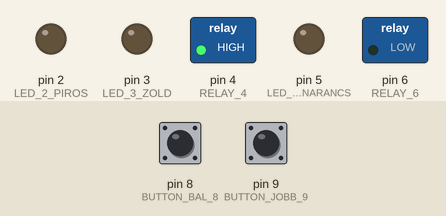
The sketch below on a simulated Arduino Nano, built with avr-gcc and run on an emulated ATmega328P. Parts: switched loads named in the sketch (green lamp = pin HIGH), output pins drawn as LEDs (lit = HIGH). The test bench sets the inputs (shaded band); at power-on: pin 8 (BUTTON_BAL_8) LOW, pin 9 (BUTTON_JOBB_9) LOW.

Above: at 1.2 s.
1.3 s: pin 8 (BUTTON_BAL_8) pulled HIGH for 0.15 s
At 2.3 s:
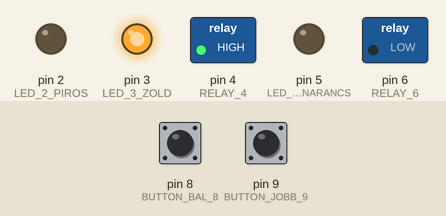
4.4 s: pin 9 (BUTTON_JOBB_9) pulled HIGH for 3.2 s
At 6.9 s:
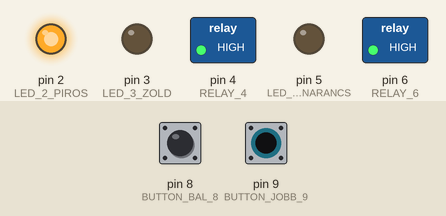
9.1 s: pin 8 (BUTTON_BAL_8) pulled HIGH for 1 s
At 14.22 s:
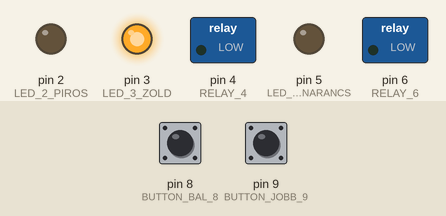
Timing chart, 0 to 15.9 s (numbered marks = the images above; inputs shaded):
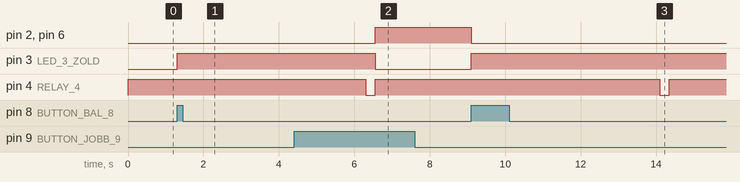

Measured:
- after the input at 1.3 s, pin 3 (LED_3_ZOLD): LOW → HIGH at once
- after the input at 4.4 s, pin 2 (LED_2_PIROS), pin 6 (RELAY_6): LOW → HIGH after 2.2 s; pin 3 (LED_3_ZOLD): HIGH → LOW after 2.2 s
- after the input at 9.1 s, pin 2 (LED_2_PIROS), pin 6 (RELAY_6): HIGH → LOW at once; pin 3 (LED_3_ZOLD): LOW → HIGH at once; pin 4 (RELAY_4): HIGH → LOW after 5.0 s, → HIGH 0.25 s later

The sketch:

Arduino_Nano_Uniqe_control_of_Electrolux_air_purifier_v1.0.ino
```cpp
int LED_2_PIROS = 2;
int LED_3_ZOLD = 3;
int LED_5_NARANCS = 5;

int RELAY_6 = 6;
int RELAY_4 = 4;

int BUTTON_BAL_8 = 8;
int BUTTON_JOBB_9 = 9;

const unsigned long timeDurationOn = 5400000; // 5.400.000 azaz 90 perc
const unsigned long timeDurationOff = 10800000; //10.800.000 azaz 3 óra

unsigned long previousTime = 0;

void setup() {


pinMode(LED_2_PIROS, OUTPUT);
pinMode(LED_3_ZOLD, OUTPUT);
pinMode(LED_5_NARANCS, OUTPUT);

pinMode(RELAY_6, OUTPUT);
pinMode(RELAY_4, OUTPUT);

pinMode(BUTTON_BAL_8, INPUT);
pinMode(BUTTON_JOBB_9, INPUT);


}

void loop() {
  unsigned long currentTime = millis();

  digitalWrite(RELAY_4, HIGH);

  // Áram alá helyezés után bekapcsol a relay és addig marad bekepcsolt állapotban amig -timeDurationOn- vagy a jobb gombot be nem nyomod.
  if (digitalRead(LED_2_PIROS) == LOW && currentTime - previousTime >= timeDurationOn || digitalRead(BUTTON_JOBB_9) == HIGH){
    digitalWrite(LED_2_PIROS, HIGH);
    digitalWrite(LED_3_ZOLD, LOW);
    digitalWrite(RELAY_6, HIGH);

    //digitalWrite(LED_5_NARANCS,HIGH);
     previousTime = currentTime;
  }


  // A készülék jelenleg kikapcsolt állapotban van
  //Addig marad kikapcsolt állapotban amig a timerDurationOff be van állítva vagy ha benyomom a bal gombot akkor bekapcsol.
   if (digitalRead(LED_2_PIROS) == HIGH && currentTime - previousTime >= timeDurationOff || digitalRead(BUTTON_BAL_8) == HIGH){
    digitalWrite(LED_2_PIROS, LOW);
    digitalWrite(LED_3_ZOLD, HIGH);
    digitalWrite(RELAY_6, LOW);
    delay(5000);
    digitalWrite(RELAY_4, LOW);
    delay(250);
    digitalWrite(RELAY_4, HIGH);
     previousTime = currentTime;

   }

   if (currentTime > 2147364800 ) { // Ez kb. 25 nap azaz 2147364800
    digitalWrite(LED_5_NARANCS,HIGH);
    digitalWrite(RELAY_6, HIGH);
    digitalWrite(LED_2_PIROS, HIGH);
    digitalWrite(LED_3_ZOLD, LOW);
    exit(0);
   }

   }
```
